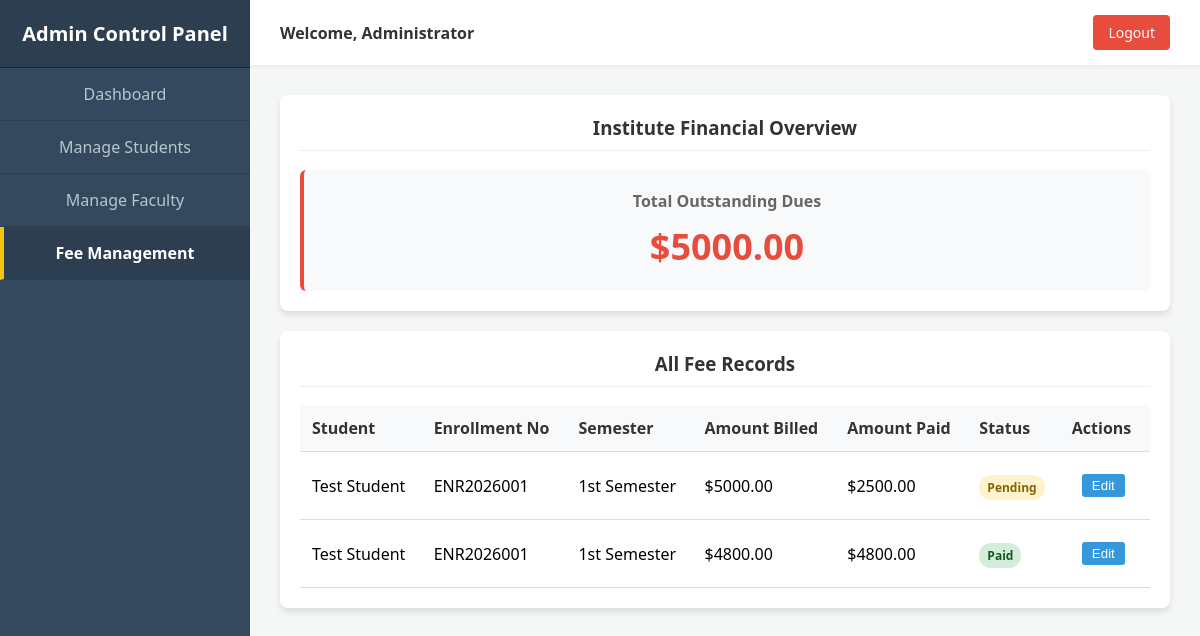
Before: /admin-panel/fees/ with the older database file.
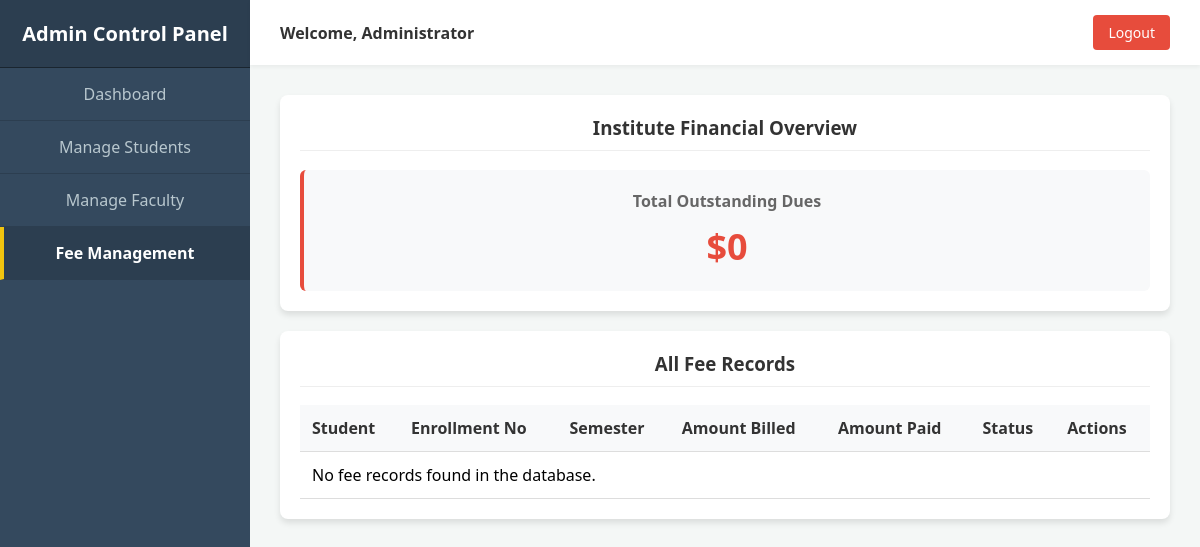
After: the same page with the newer database file.
### backend/student/models.py (models this page shows, shortened)
class FeeRecord(models.Model):
    STATUS_CHOICES = [
        ('Paid', 'Paid'),
        ('Pending', 'Pending'),
        ('Overdue', 'Overdue'),
    ]
    student = models.ForeignKey(StudentProfile, on_delete=models.CASCADE, related_name='fee_records')
    semester = models.CharField(max_length=50, choices=SEMESTER_CHOICES)
    amount_due = models.DecimalField(max_digits=10, decimal_places=2)
    amount_paid = models.DecimalField(max_digits=10, decimal_places=2, default=0.00)
    due_date = models.DateField()
    status = models.CharField(max_length=20, choices=STATUS_CHOICES, default='Pending')

class StudentProfile(models.Model):
    user = models.OneToOneField(User, on_delete=models.CASCADE, related_name='student_profile')
    enrollment_number = models.CharField(max_length=50, unique=True)
    batch_year = models.IntegerField()
    contact_number = models.CharField(max_length=20, null=True, blank=True)
    address = models.TextField(null=True, blank=True)
    date_of_birth = models.DateField(null=True, blank=True)

### authentication/models.py (models this page shows, shortened)
class User(models.Model):
    ROLE_CHOICES = [
        ('student','Student'),
        ('faculty','Faculty'),
        ('admin','Admin')
    ]
    name = models.CharField(max_length=100)
    email = models.EmailField(unique=True)
    role = models.CharField(max_length=10, choices=ROLE_CHOICES)
    password = models.CharField(max_length=100, default="ADMIN")

### backend/administration/views.py (the view)
# urls.py: path('fees/', views.fee_management, name='fee_management'),
def fee_management(request):
    fees = FeeRecord.objects.all().select_related('student__user').order_by('-due_date')
    total_dues = sum(f.amount_due for f in fees if f.status != 'Paid')
    return render(request, "dashboards/admin/fees.html", {'fees': fees, 'total_dues': total_dues})

### templates/dashboards/admin/fees.html (shortened to what this page needs)
{% extends 'dashboards/admin/base.html' %}
{% block content %}
<div class="card" style="margin-bottom: 20px;">
    <h3>Institute Financial Overview</h3>
    <div style="background: #f8f9fa; padding: 20px; border-radius: 6px; border-left: 4px solid #e74c3c;">
        <h4 style="margin: 0; color: #666; font-size: 16px;">Total Outstanding Dues</h4>
        <p style="margin: 10px 0 0; font-size: 36px; font-weight: bold; color: #e74c3c;">${{ total_dues }}</p>
    </div>
</div>
<div class="card">
    <h3>All Fee Records</h3>
    <table>
        <thead>
            <tr>
                <th>Student</th>
                <th>Enrollment No</th>
                <th>Semester</th>
                <th>Amount Billed</th>
                <th>Amount Paid</th>
                <th>Status</th>
                <th>Actions</th>
            </tr>
        </thead>
        <tbody>
            {% for fee in fees %}
            <tr>
                <td>{{ fee.student.user.name }}</td>
                <td>{{ fee.student.enrollment_number }}</td>
                <td>{{ fee.semester }}</td>
                <td>${{ fee.amount_due }}</td>
                <td>${{ fee.amount_paid }}</td>
                <td>
                    <span class="status-badge {% if fee.status == 'Paid' %}status-paid{% elif fee.status == 'Pending' %}status-pending{% else %}status-overdue{% endif %}">
                        {{ fee.status }}
                    </span>
                </td>
                <td><button style="padding: 4px 10px; border: none; background: #3498db; color: white; border-radius: 3px; cursor: pointer;">Edit</button></td>
            </tr>
            {% empty %}
            <tr><td colspan="7">No fee records found in the database.</td></tr>
            {% endfor %}
        </tbody>
    </table>
</div>
{% endblock %}

Changed rows visible on the page:
removed FeeRecord: student.user.name "Test Student", student.enrollment_number "ENR2026001", semester "1st Semester", amount_due "5000.00", amount_paid "2500.00", status "Pending"
removed FeeRecord: student.user.name "Test Student", student.enrollment_number "ENR2026001", semester "1st Semester", amount_due "4800.00", amount_paid "4800.00", status "Paid"
Other visible differences:
{{ total_dues }}: "5000.00" → "0"
text now shown: "No fee records found in the database."
